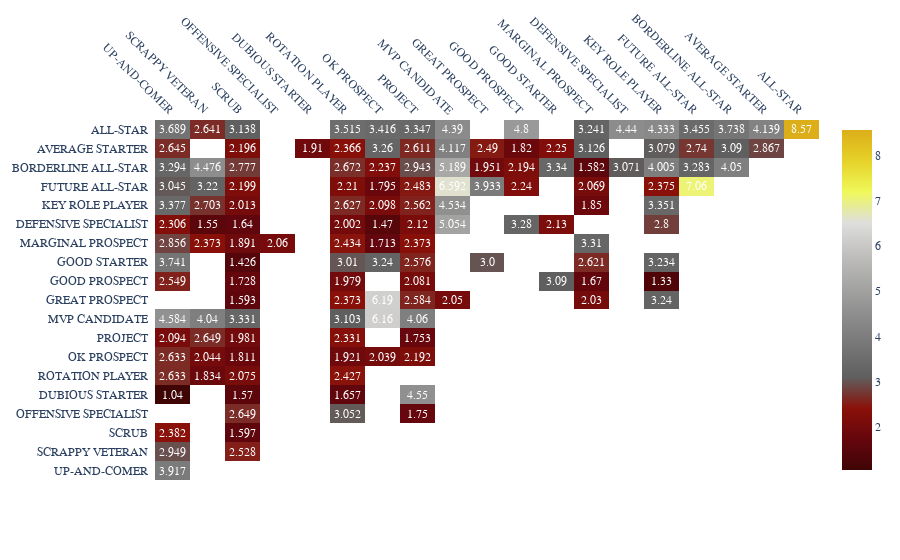

Notebook code cell kept with this figure:
### Code cell
## Appendix A - Figure 11
synergyPivot  = finalSynergy.pivot_table(index='Archetype 1', 
                    columns='Archetype 2', 
                    values='Synergy')
synergyPivot
idx2nan = {}
for idx,row in synergyPivot.iterrows():
#     print(sum(row))
#     print(sum(np.isnan(row)))
    idx2nan[idx] = sum(np.isnan(row))
colOrder = [k for k, v in sorted(idx2nan.items(), key=lambda item: item[1])]
synergyPivot = synergyPivot[colOrder]
synergyPivot = synergyPivot.reindex(colOrder)

z_text = []

for q, arr in enumerate(synergyPivot.values):
    z_text.append([str(h) if ~np.isnan(h) else "" for h in arr])

fig = ff.create_annotated_heatmap(synergyPivot.values, x=colOrder, y=colOrder,annotation_text=z_text,showscale=True, colorscale='oxy')
fig.update_xaxes(showgrid=False)
fig.update_yaxes(showgrid=False)
fig['layout'].update(plot_bgcolor='white')
fig['layout']['yaxis']['autorange'] = "reversed"
fig['layout']['xaxis']['autorange'] = "reversed"
font_ = "Computer Modern"
fig.update_xaxes(tickangle=45)
fig.update_layout(
    font_family=font_,
    title_font_family=font_,
)
fig.show()
